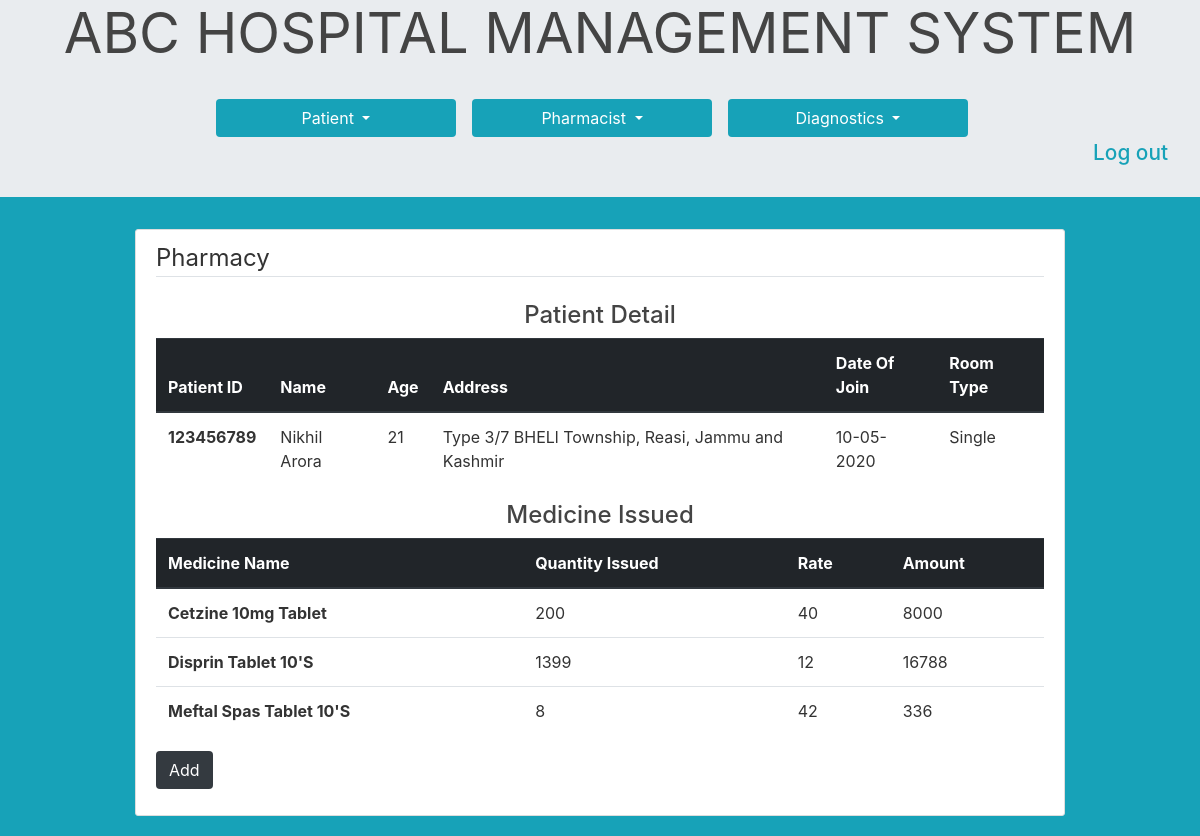
The app's page /medicine/123456789 (signed in) with its own data.
### hms/models.py (models this page shows, shortened)
class Patient(db.Model):
    id = db.Column(db.Integer, primary_key=True)
    ssn = db.Column(db.Integer, unique=True, nullable=False)
    name = db.Column(db.String(20),  nullable=False)
    age = db.Column(db.Integer, nullable=False)
    date_of_joining = db.Column(db.DateTime, nullable=False, default=datetime.utcnow)
    room_type = db.Column(db.String(10), nullable=False)
    address = db.Column(db.Text, nullable=False)
    state = db.Column(db.String(20), nullable=False)
    city = db.Column(db.String(20), nullable=False)
    status = db.Column(db.String(20), nullable=False, default='Active')

class Medicine(db.Model):
    id = db.Column(db.Integer, primary_key=True)
    name = db.Column(db.String(20), unique=True, nullable=False)
    quantity_available = db.Column(db.Integer, nullable=False)
    rate = db.Column(db.Integer, nullable=False)

class MedicineIssuedToPatient(db.Model):
    patient_id = db.Column(db.Integer, db.ForeignKey('patient.id'), primary_key=True)
    medicine_id = db.Column(db.Integer, db.ForeignKey('medicine.id'), primary_key=True)
    quantity_issued = db.Column(db.Integer)

### hms/routes.py (the view, shortened to what this page needs)
@app.route("/medicine/<int:ssn>", methods=['GET', 'POST'])
@login_required
def issueMedicine(ssn):
    form = MedicineIssueForm()
    patient=Patient.query.filter_by(ssn=ssn).first()
    issued_medicines = []
    medicines = MedicineIssuedToPatient.query.filter_by(patient_id=patient.id).all()
    all_medicines=Medicine.query.all()
    for medicine in medicines:
        med = Medicine.query.filter_by(id=medicine.medicine_id).first()
        issued_medicines.append({'name':med.name, 'rate':med.rate, 'quantity':medicine.quantity_issued, 'amount':med.rate*medicine.quantity_issued})
    if request.method == 'GET':
        return render_template('issue_medicines.html', patient=patient, issued_medicines=issued_medicines, form=form,type='get',all_medicines=all_medicines)

### hms/models.py (called while the page is built)
@login_manager.user_loader
def load_user(user_id):
    return UserStore.query.get(int(user_id))

### hms/templates/issue_medicines.html (shortened to what this page needs)
{% extends "base.html" %}
{% block content%}
<div class="content-section">
    <legend class="border-bottom mb-4">Pharmacy</legend>
    <div>
        <h4 class="text-center mt-3">Patient Detail</h4>
        <table class="table">
            <thead class="thead-dark">
                <tr>
                  <th scope="col">Patient ID</th>
                  <th scope="col">Name</th>
                  <th scope="col">Age</th>
                  <th scope="col">Address</th>
                  <th scope="col">Date Of Join</th>
                  <th scope="col">Room Type</th>
                </tr>
            </thead>
            <tbody>
                <tr>
                    <th scope="row">{{ patient.ssn }}</th>
                    <td>{{ patient.name }}</td>
                    <td>{{ patient.age }}</td>
                    <td>{{patient.address}}, {{patient.city}}, {{patient.state}}</td>
                    <td>{{patient.date_of_joining.strftime('%d-%m-%Y')}}</td>
                    <td>{{patient.room_type}}</td>
                </tr>
            </tbody>
        </table>
    </div>
    <div>
        <table class="table">
            <h4 class="text-center mt-3">Medicine Issued</h4>
            <thead class="thead-dark">
                <tr>
                  <th scope="col">Medicine Name</th>
                  <th scope="col">Quantity Issued</th>
                  <th scope="col">Rate</th>
                  <th scope="col">Amount</th>
                </tr>
              </thead>
              <tbody>
                {% for med in issued_medicines %}
                <tr>
                    <th scope="row">{{ med.name }}</th>
                    <td>{{ med.quantity }}</td>
                    <td>{{ med.rate }}</td>
                    <td>{{med.amount}}</td>
                </tr>
                {% endfor %}
            </tbody>
        </table>
    </div>
    <button id="but" class="mb-3 text-white btn btn-md bg-dark" onclick="myFunction()">ADD</button>
</div>
{%endblock content%}

### hms/static/main.css (style rules this page uses)
body { background: #fafafa; color: #333333; padding-top: 0; }
h1, h2, h3, h4, h5, h6 { color: #444444; }
.content-section { background: #ffffff; padding: 10px 20px; border: 1px solid #dddddd; border-radius: 3px; margin-bottom: 20px; }

### records on screen
Patient: ssn "123456789", name "Nikhil Arora", age "21", address "Type 3/7 BHELl Township", city "Reasi", state "Jammu and Kashmir", date_of_joining "10-05-2020", room_type "Single"
Medicine: name "Cetzine 10mg Tablet", quantity "200", rate "40", amount "8000"
Medicine: name "Disprin Tablet 10'S"
MedicineIssuedToPatient: quantity "1399"
Medicine: name "Meftal Spas Tablet 10'S", quantity "8", rate "42", amount "336"

### other values on screen
{{ med.rate }} "12"
{{ med.amount }} "16788"
